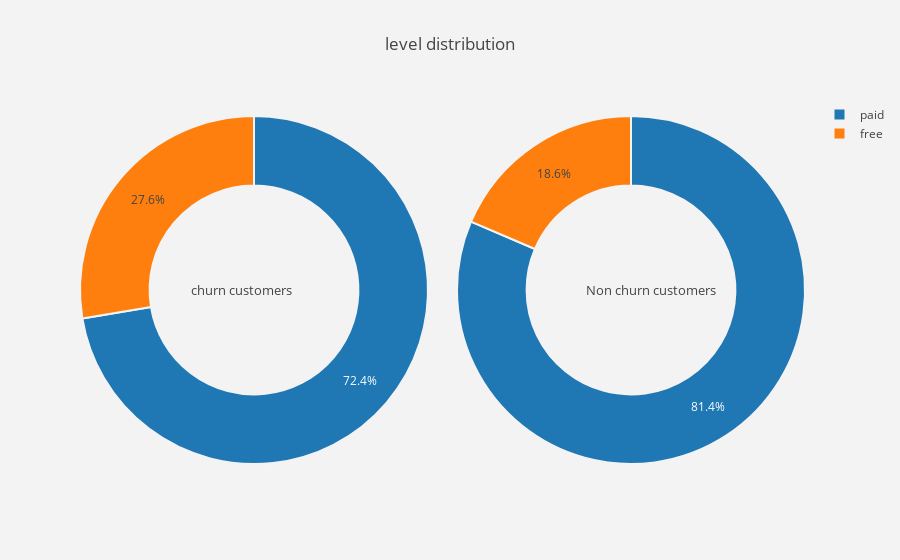

Notebook code for this chart:
### Code cell
plot_pie('level')

### Figure 1 — Plotly figure (JSON) as saved in the notebook; plotly's stock layout.template omitted (floating-point values rounded to 4 significant figures)
{"data": [{"domain": {"x": [0, 0.48]}, "hole": 0.6, "hoverinfo": "label+percent+name", "labels": ["paid", "free"], "marker": {"line": {"color": "rgb(243,243,243)", "width": 2}}, "name": "Churn Customers", "type": "pie", "values": [32476, 12388]}, {"domain": {"x": [0.52, 1]}, "hole": 0.6, "hoverinfo": "label+percent+name", "labels": ["paid", "free"], "marker": {"line": {"color": "rgb(243,243,243)", "width": 2}}, "name": "Non churn customers", "type": "pie", "values": [189957, 43333]}], "layout": {"annotations": [{"font": {"size": 13}, "showarrow": false, "text": "churn customers", "x": 0.15, "y": 0.5}, {"font": {"size": 13}, "showarrow": false, "text": "Non churn customers", "x": 0.88, "y": 0.5}], "paper_bgcolor": "rgb(243,243,243)", "plot_bgcolor": "rgb(243,243,243)", "title": "level distribution"}}
